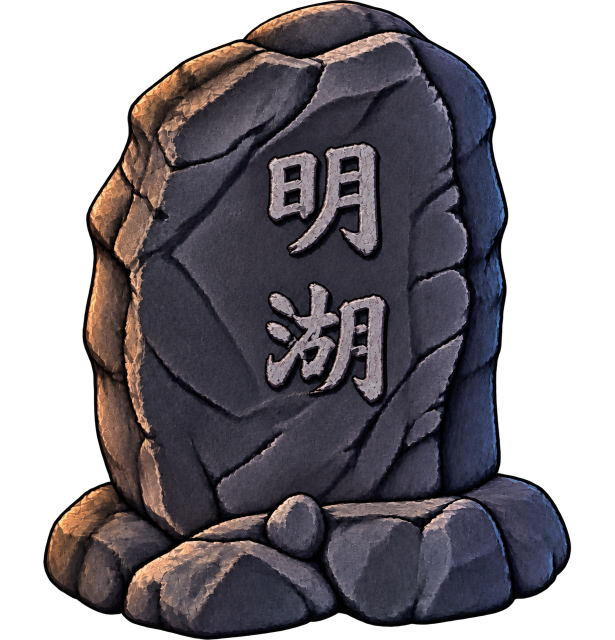
#> input picture assets-source/story/minghu-stele-reference.png, 1229 x 1280 px (shown at 1/2 size)
$ python prepare_minghu_stele.py
#> lines starting #> are read from the running program, lines starting #| are printed output that depends on the picture; after the words box and inside, x2 and y2 are one past the last pixel; in counts of white or black regions, pixels touching at a corner belong together
"""Prepare the user supplied Minghu stone as a feet anchored alpha cutout.

Only the black region connected to the image border is removed. Dark lettering
and stone cracks inside the silhouette are retained.
"""

from pathlib import Path
from PIL import Image, ImageChops, ImageDraw, ImageFilter

ROOT = Path(__file__).resolve().parents[1]
source = ROOT / "assets-source/story/minghu-stele-reference.png"
output = ROOT / "public/assets/props/minghu-stele.png"
image = Image.open(source).convert("RGB")
channels = image.split()
brightness = ImageChops.lighter(ImageChops.lighter(channels[0], channels[1]), channels[2])
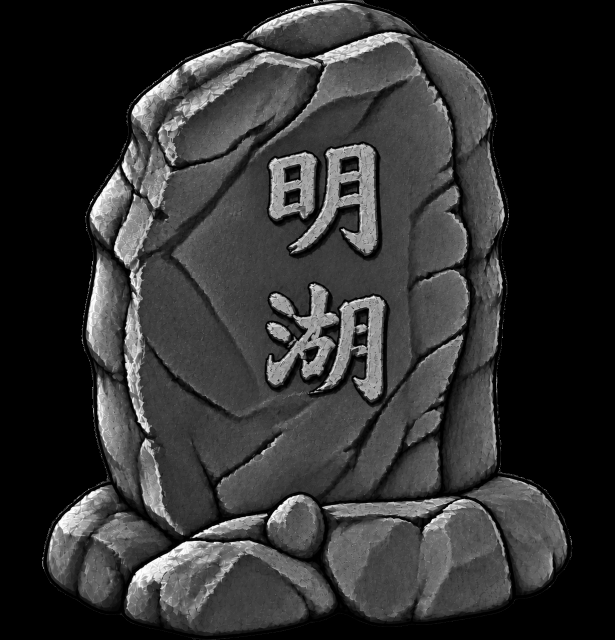
#> brightness: PIL image 1229x1280 L (shown at 1/2 size); min 0, max 255, mean 49.2
outside = brightness.point(lambda value: 0 if value < 28 else 255)
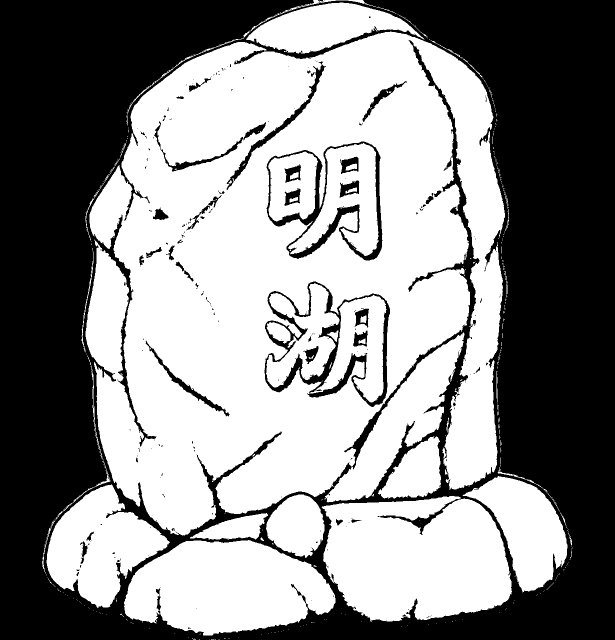
#> outside: PIL image 1229x1280 L (shown at 1/2 size); 55.1% white; 233 black regions (184 under 20 px), largest, box (x1, y1, x2, y2) and area: (0, 0, 1229, 1280) 670376, (529, 563, 780, 814) 11533, (533, 283, 765, 521) 9036
ImageDraw.floodfill(outside, (0, 0), 128)
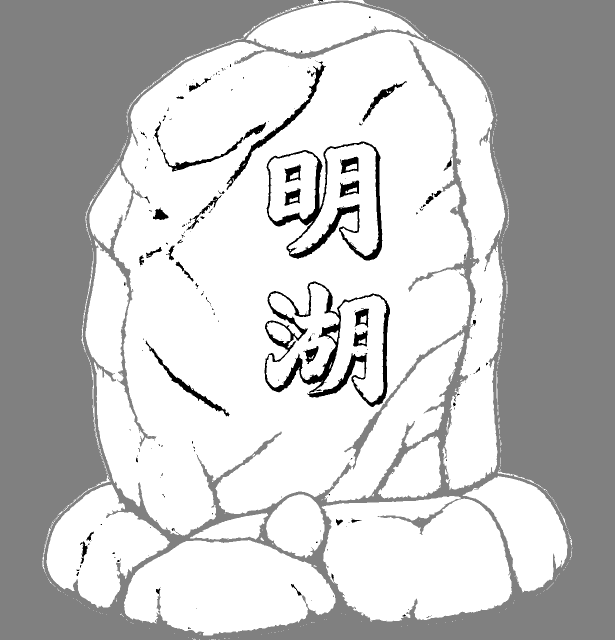
#> outside: PIL image 1229x1280 L (shown at 1/2 size); min 0, max 255, mean 194.9
alpha = outside.point(lambda value: 0 if value == 128 else 255)
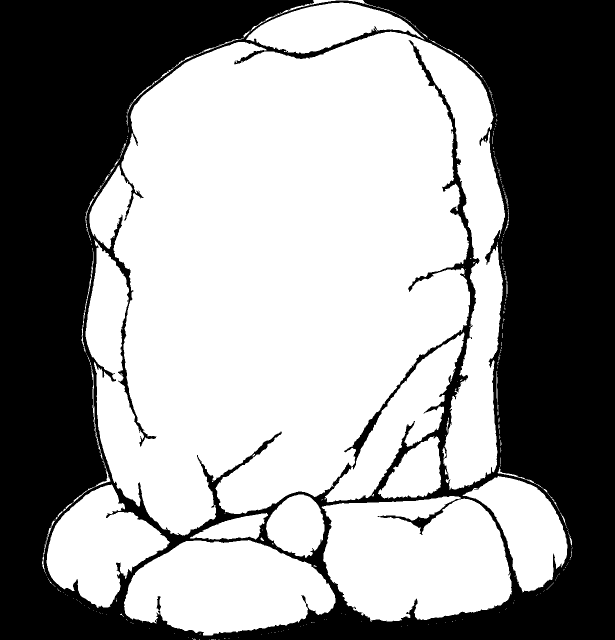
#> alpha: PIL image 1229x1280 L (shown at 1/2 size); 57.4% white; 1 black region, box (x1, y1, x2, y2) and area: (0, 0, 1229, 1280) 669767
alpha = alpha.filter(ImageFilter.MinFilter(3))
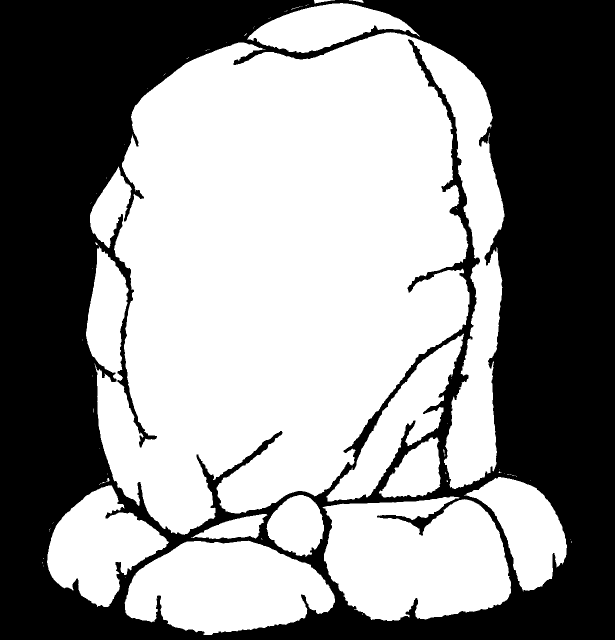
#> alpha: PIL image 1229x1280 L (shown at 1/2 size); 55.7% white; 1 black region, box (x1, y1, x2, y2) and area: (0, 0, 1229, 1280) 696231
image.putalpha(alpha)
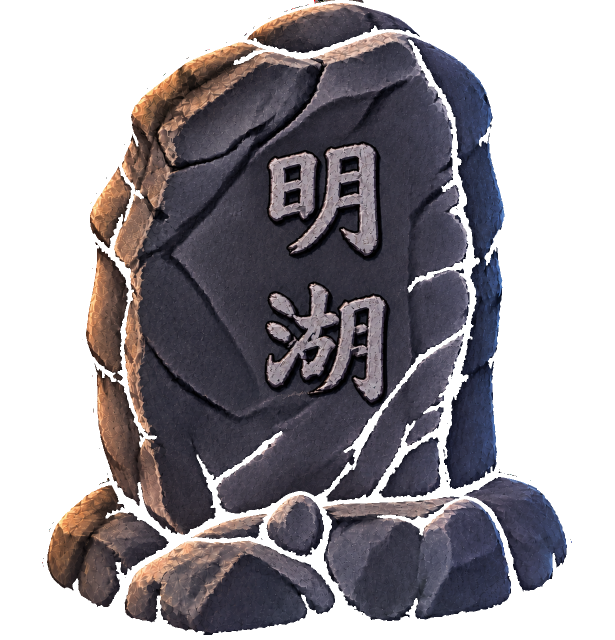
#> image: PIL image 1229x1280 RGBA (shown at 1/2 size); mean R, G, B, A 43, 38.8, 44, 142.1; transparent parts drawn white
bounds = alpha.getbbox()
#> bounds = (85, 0, 1143, 1270)
image = image.crop(bounds)
#> image: PIL image 1058x1270 RGBA
image.thumbnail((768, 960), Image.Resampling.LANCZOS)
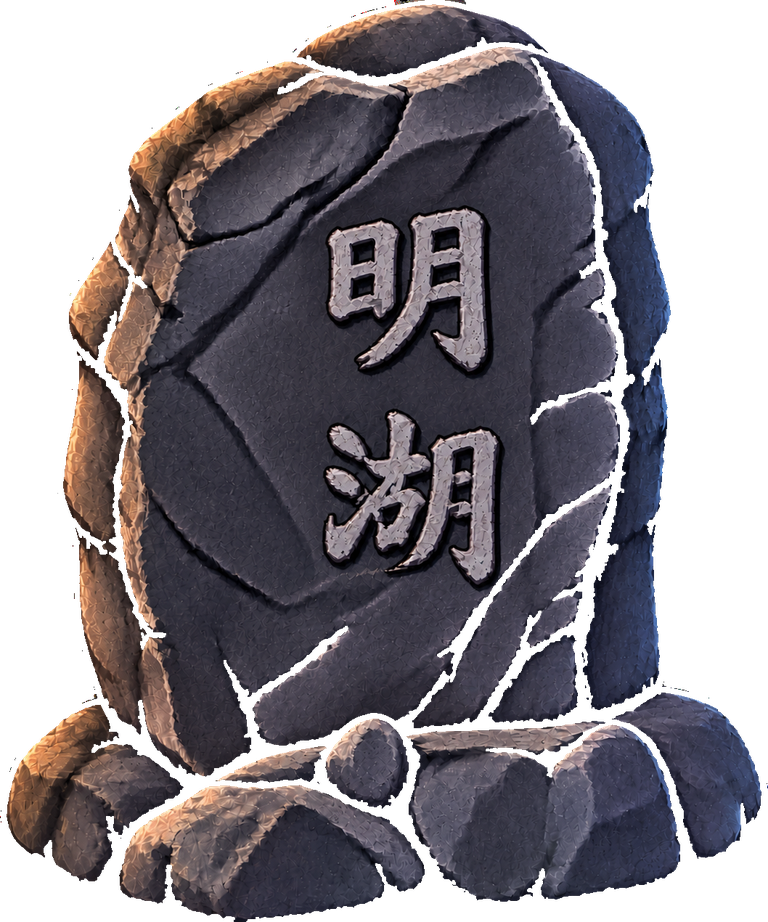
#> image: PIL image 768x922 RGBA; mean R, G, B, A 50.9, 45.9, 51.9, 166.4; transparent parts drawn white
output.parent.mkdir(parents=True, exist_ok=True)
image.save(output)
print(f"{output.relative_to(ROOT)}: {image.size}, RGBA")
#| public/assets/props/minghu-stele.png: (768, 922), RGBA
